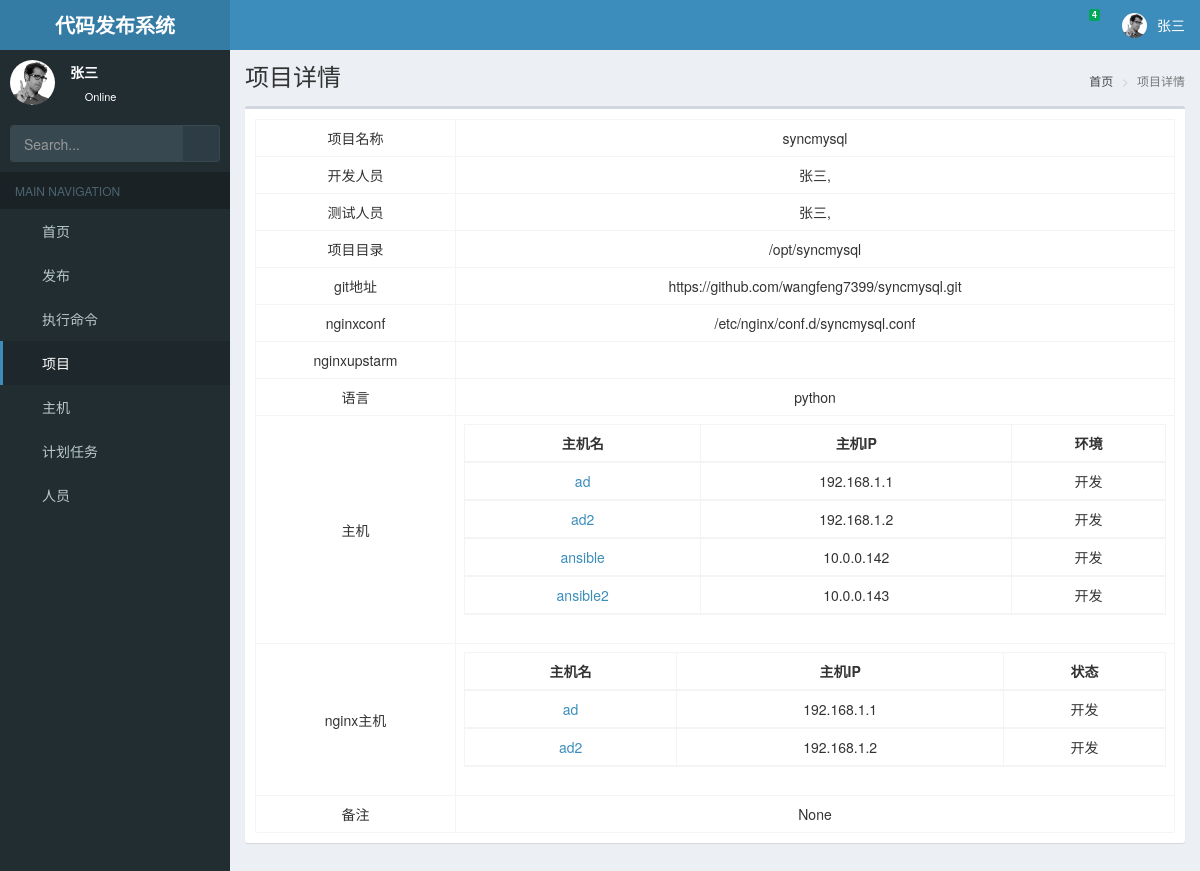
Page /detailteam/3/ (signed in) on the committed database.
### web/models.py (models this page shows, shortened)
class UserProfile(models.Model):
    name = models.CharField(verbose_name="用户名称", max_length=200)
    email = models.CharField(verbose_name="邮箱地址", max_length=200)
    password = models.CharField(verbose_name="密码", max_length=200)
    role = models.CharField(verbose_name='角色', choices=(("0", "开发"), ("1", "测试"), ("2", '运维')), default="0",
                            max_length=10)
    isAdmin = models.CharField(verbose_name='管理员', choices=(("0", "Admin"), ("1", "普通")), default="1",
                            max_length=10)
    create_time = models.DateTimeField("创建时间", auto_now_add=True)
    phone=models.CharField(verbose_name='手机号',blank=True,null=True,max_length=11)
    class Meta:
        ordering = ['-create_time']

class Team(models.Model):
    Language = (
        ("0", 'python'),
        ("1", "java"),
        ("2", 'go'),
        ("3", "php"),
        ("4", "html")
    )
    name = models.CharField(verbose_name='项目名', max_length=200, unique=True)
    user_id = models.ManyToManyField('UserProfile', related_name='研发人员', verbose_name="研发人员")
    test_user = models.ManyToManyField('UserProfile', related_name='测试人员', verbose_name="测试人员")
    path = models.CharField(verbose_name='项目目录', max_length=200)
    git_path = models.CharField(verbose_name='git地址', max_length=200)
    nginxhost = models.ManyToManyField('Host', verbose_name='nginx机器', related_name="nginx", )
    nginxconf = models.CharField(verbose_name='nginx配置文件', max_length=200, null=True, blank=True)
    nginxupstream = models.CharField(verbose_name='nginx upstream名称', max_length=200, null=True, blank=True)
    host = models.ManyToManyField('Host', verbose_name='后端主机', related_name="upstarm机器")
    language = models.CharField(verbose_name='语言', choices=Language, default="0", max_length=20)
    domain=models.CharField(verbose_name='域名',null=True,blank=True,max_length=100)
    note = models.CharField(verbose_name='备注信息', max_length=218, null=True, blank=True)
    create_time = models.DateTimeField("创建时间", auto_now_add=True)
    class Meta:
        ordering = ("-create_time",)

class Host(models.Model):
    Seetings = (
        ("0", '开发'),
        ("1", "测试"),
        ("2", "准生产"),
        ("3", "生产")
    )
    Type = (
        ("0", "nginx"),
        ("1", "other")
    )
    name = models.CharField(verbose_name="主机名", max_length=200, unique=True)
    hostip = models.GenericIPAddressField(verbose_name='主机ip地址')
    settings = models.CharField(
        verbose_name='环境',
        choices=Seetings,
        default="0", max_length=20)
    type = models.CharField(verbose_name="类型", choices=Type, default="1", max_length=20)
    ssh_port=models.CharField(verbose_name="ssh端口",default=22,max_length=10)

### web/teams.py (the view)
# urls.py: url(r'^detailteam/(?P<pk>\d+)/$', detail_team, name='detailteam'),
def detail_team(request,pk):
    team=Team.objects.filter(pk=pk).first()
    return TemplateResponse(request,'team_detail.html',{'team':team,"page_title":"项目详情"})

### utils/auth.py (called while the page is built)
    def process_request(self, request):
        if request.path_info.startswith('/admin/'):
            return
        if request.path_info in [reverse('login')]:
            return
        pk = request.session.get('user_id')
        user = models.UserProfile.objects.filter(pk=pk).first()
        if user:
            request.account = user
        else:
            return redirect(reverse('login'))

    def process_template_response(self,request,response):
        response.context_data.update({'user':request.account})
        return response

### templates/team_detail.html (shortened to what this page needs)
{% extends 'master/base.html' %}
{% block content %}
    <div class="box">
    <div class="box-body">
        <div class="row">
            <div class="col-sm-12">
                <div class="box-body table-responsive no-padding">
                    <table class="table table-bordered table-hover" role="grid">
                        <tbody>
                        <tr>
                            <td class="text-center" style="width:200px"> 项目名称</td>
                            <td class="text-center">{{ team.name }}</td>
                        </tr>
                        <tr>
                            <td class="text-center" style="width:200px"> 开发人员</td>
                            <td class="text-center">
                                {% for user in team.user_id.all %}
                                    {{ user.name }},
                                {% endfor %}</td>
                        </tr>
                        <tr>
                            <td class="text-center" style="width:200px"> 测试人员</td>
                            <td class="text-center">
                                {% for user in team.test_user.all %}
                                    {{ user.name }},
                                {% endfor %}</td>
                        </tr>
                        <tr>
                            <td class="text-center" style="width:200px"> 项目目录</td>
                            <td class="text-center">{{ team.path }}</td>
                        </tr>
                        <tr>
                            <td class="text-center" style="width:200px"> git地址</td>
                            <td class="text-center">{{ team.git_path }}</td>
                        </tr>
                        <tr>
                            <td class="text-center" style="width:200px"> nginxconf</td>
                            <td class="text-center">{{ team.nginxconf }}</td>
                        </tr>
                        <tr>
                            <td class="text-center" style="width:200px"> nginxupstarm</td>
                            <td class="text-center">{{ team.nginxupstarm }}</td>
                        </tr>
                        <tr>
                            <td class="text-center" style="width:200px"> 语言</td>
                            <td class="text-center">{{ team.get_language_display }}</td>
                        </tr>
                        <tr>
                            <td class="text-center" style="width:200px"> 主机</td>
                            <td class="text-center">
                                <table class="table table-bordered table-hover" role="grid">
                                    <thead>
                                    <tr role="row">
                                        <th class="text-center">主机名</th>
                                        <th class="text-center">主机IP</th>
                                        <th class="text-center">环境</th>
                                    </tr>
                                    {% for host in team.host.all %}
                                        <tr role="row" class="odd">
                                            <td class="text-center"><a href="#">{{ host.name }}</a></td>
                                            <td class="text-center"> {{ host.hostip }}</td>
                                            <td class="text-center"> {{ host.get_settings_display }}</td>
                                        </tr>
                                    {% endfor %}
                                    </thead>
                                </table>
                            </td>
                        </tr>
                        <tr>
                            <td class="text-center" style="width:200px"> nginx主机</td>
                            <td class="text-center">
                                <table class="table table-bordered table-hover" role="grid">
                                    <thead>
                                    <tr role="row">
                                        <th class="text-center">主机名</th>
                                        <th class="text-center">主机IP</th>
                                        <th class="text-center">状态</th>
                                    </tr>
                                    {% for host in team.nginxhost.all %}
                                        <tr role="row" class="odd">
                                            <td class="text-center"><a href="#">{{ host.name }}</a></td>
                                            <td class="text-center"> {{ host.hostip }}</td>
                                            <td class="text-center"> {{ host.get_settings_display }}</td>
                                        </tr>
                                    {% endfor %}
                                    </thead>
                                </table>
                            </td>
                        </tr>
                        <tr>
                            <td class="text-center" style="width:200px"> 备注</td>
                            <td class="text-center">{{ team.note }}</td>
                        </tr>
                        </tbody>
                    </table>
                </div>
            </div>
        </div>
    </div>
    </div>
{% endblock %}

### templates/master/base.html (shortened to what this page needs)
{% load static %}
<!DOCTYPE html>
<html>
<head>
  {% include "master/header_css.html" %}
</head>
<body class="hold-transition skin-blue sidebar-mini">
<div class="wrapper">
  {% include "master/header.html" %}
  {% include "master/sidebar.html" %}
  <div class="content-wrapper">
      <section class="content-header">
          <h1>
              {{ page_title }}
          </h1>
          <ol class="breadcrumb">
              <li><a href="#"><i class="fa fa-dashboard"></i> 首页</a></li>
              <li class="active">{{ page_title }}</li>
          </ol>
      </section>
    <section class="content">
        {% block content %}{% endblock %}
    </section>
  </div>
</div>
</body>
</html>

### templates/master/header_css.html
{% load static %}
<link rel="stylesheet" href="{% static 'plugins/bootstrap/css/bootstrap.min.css' %}">
<link rel="stylesheet" href="{% static 'plugins/font-awesome/css/font-awesome.min.css' %}">
<link rel="stylesheet" href="{% static 'plugins/Ionicons/css/ionicons.min.css' %}">
<link rel="stylesheet" href="{% static 'AdminLTE/css/AdminLTE.min.css' %}">
<link rel="stylesheet" href="{% static 'AdminLTE/css/skins/_all-skins.min.css' %}">
<link rel="stylesheet" href="{% static 'plugins/jBox/jBox.css' %}">
<link rel="stylesheet" href="{% static 'plugins/jBox/themes/TooltipDark.css' %}">
<link rel="stylesheet" href="{% static 'plugins/bootstrap-scojs/css/scojs.css' %}">
<link rel="stylesheet" href="{% static 'plugins/bootstrap-scojs/css/sco.message.css' %}">
<link rel="stylesheet" href="{% static 'plugins/bootstrap-datetimepicker/css/bootstrap-datetimepicker.min.css' %}">
<link rel="stylesheet" href="{% static 'plugins/bootstrap-daterangepicker/daterangepicker.css' %}">
<link rel="stylesheet" href="{% static 'plugins/select2/css/select2.min.css' %}">
<link rel="stylesheet" href="{% static 'plugins/kartik-v-bootstrap-fileinput/css/fileinput.css' %}">
<link rel="stylesheet" href="{% static 'css/main.css' %}">

### templates/master/header.html (shortened to what this page needs)
{% load static %}
<header class="main-header">
  <a href="/" class="logo">
    <span class="logo-lg"><b>代码发布系统</b></span>
  </a>
  <nav class="navbar navbar-static-top">
    <a href="#" class="sidebar-toggle" data-toggle="push-menu" role="button">
    </a>
    <div class="navbar-custom-menu">
      <ul class="nav navbar-nav">
        <li class="dropdown messages-menu">
          <a href="#" class="dropdown-toggle" data-toggle="dropdown">
            <i class="fa fa-envelope-o"></i>
            <span class="label label-success">4</span>
          </a>
        </li>
        <li class="dropdown user user-menu">
          <a href="#" class="dropdown-toggle" data-toggle="dropdown">
              <img src="{% static 'AdminLTE/img/user2-160x160.jpg' %}" class="user-image" alt="User Image">
            <span class="hidden-xs">{{ user.name }}</span>
          </a>
        </li>
      </ul>
    </div>
  </nav>
</header>

### templates/master/sidebar.html (shortened to what this page needs)
{% load static %}
<aside class="main-sidebar">
    <section class="sidebar">
        <div class="user-panel">
            <div class="pull-left image">
                <img src="{% static 'AdminLTE/img/user2-160x160.jpg' %}" class="img-circle" alt="User Image">
            </div>
            <div class="pull-left info">
                <p>{{ user.name }}</p>
                <a href="#"><i class="fa fa-circle text-success"></i> Online</a>
            </div>
        </div>
        <form action="#" method="get" class="sidebar-form">
            <div class="input-group">
                <input disabled type="text" name="q" class="form-control" placeholder="Search...">
                <span class="input-group-btn">
              <button disabled type="submit" name="search" id="search-btn" class="btn btn-flat"><i
                      class="fa fa-search"></i>
              </button>
            </span>
            </div>
        </form>
        <ul class="sidebar-menu" data-widget="tree">
            <li class="header">MAIN NAVIGATION</li>
            <li id="dashboard"><a href="#"><i class="fa fa-dashboard"></i> <span>首页</span></a></li>
            <li id="menu_issue" class="treeview">
                <a href="#">
                    <i class="fa fa-server"></i> <span>发布</span>
                    <span class="pull-right-container">
              <i class="fa fa-angle-left pull-right"></i>
            </span>
                </a>
            </li>
            <li id="command"><a href="{% url 'commall' %}"><i class="fa fa-file-code-o"></i> <span>执行命令</span></a></li>
            <li id="project"><a href="{% url 'teamall' %}"><i class="fa fa-share-alt"></i> <span>项目</span></a></li>
            <li id="hosts"><a href="{% url 'hostall' %}"><i class="fa fa-server"></i> <span>主机</span></a></li>
            <li id="crons"><a href="{% url 'cronall' %}"><i class="fa fa-safari"></i> <span>计划任务</span></a></li>
            {% if user.isAdmin == "0" %}
                <li id="users"><a href="{% url 'userall' %}"><i class="fa fa-user"></i> <span>人员</span></a></li>
            {% endif %}
        </ul>
    </section>
</aside>

### templates/master/footer_js.html (shortened to what this page needs)
{% load static %}

### rows in the picture
UserProfile: name "张三"
Team: name "syncmysql", path "/opt/syncmysql", git_path "https://github.com/wangfeng7399/syncmysql.git", nginxconf "/etc/nginx/conf.d/syncmysql.conf", language "python", note "None"
Host: name "ad", hostip "192.168.1.1", settings "开发"
Host: name "ad2", hostip "192.168.1.2", settings "开发"
Host: name "ansible", hostip "10.0.0.142", settings "开发"
Host: name "ansible2", hostip "10.0.0.143", settings "开发"

### other values in the picture
{{ page_title }} "项目详情"
